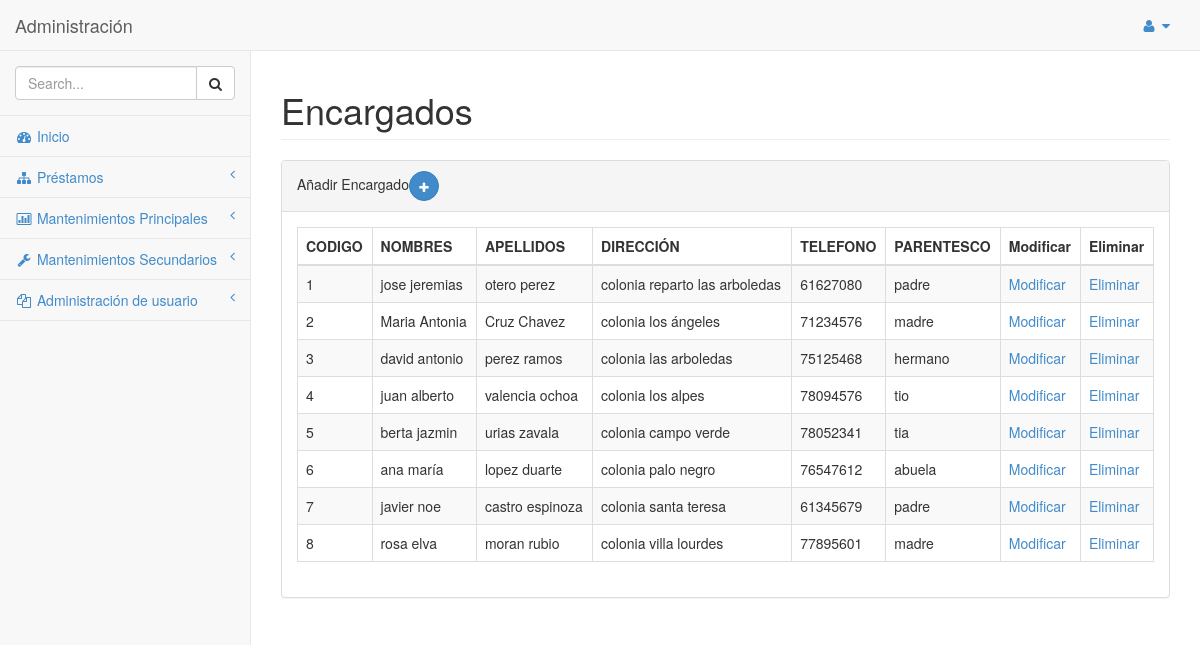
/SYSTEM/library_system/mantenimientos/principales/encargados_alumnos.php (signed in), run on an earlier commit of the app's database.
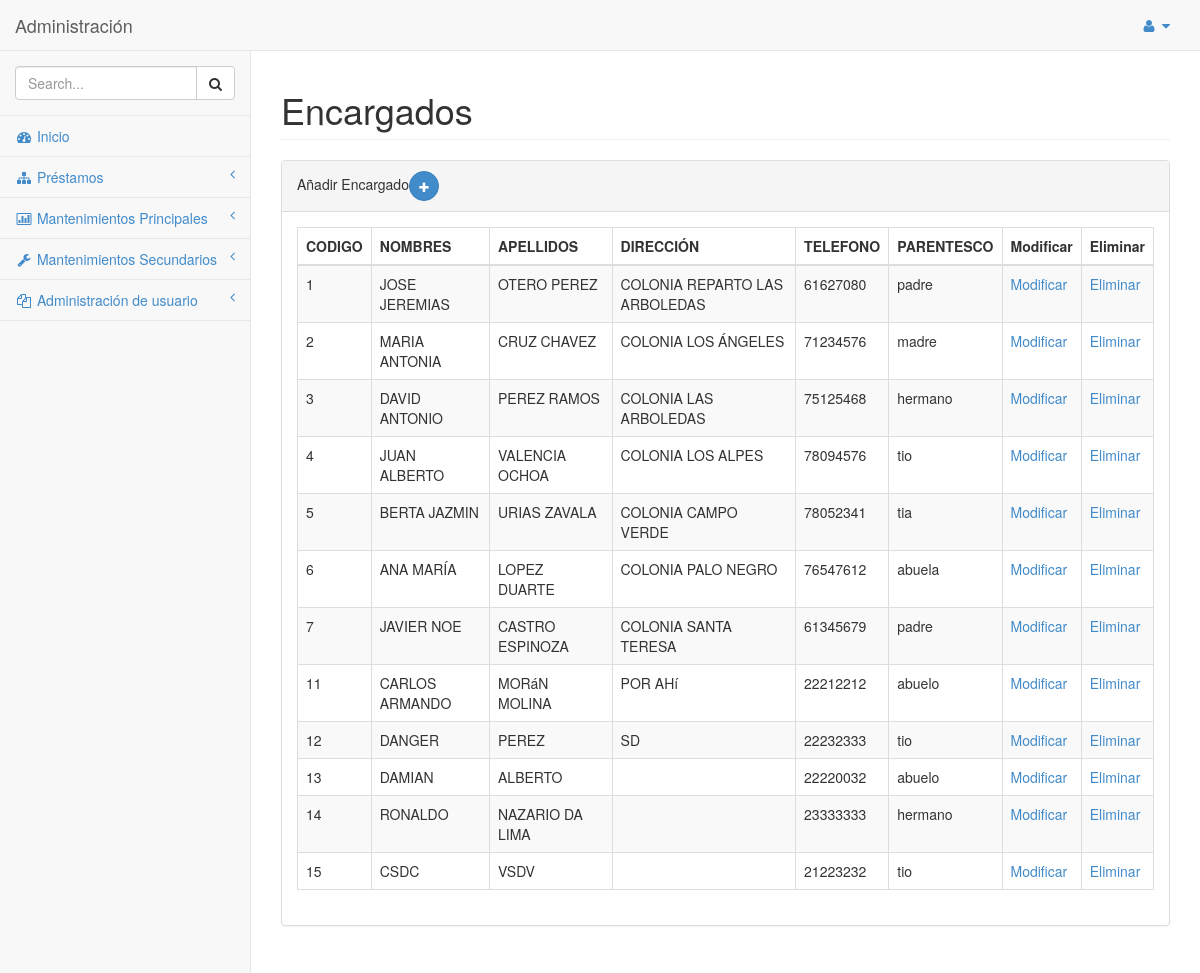
And on a later commit of the database.
### tables this page shows
CREATE TABLE `encargado_alumno` (
  `CODIGO_ENCARGADO` int(11) NOT NULL,
  `NOMBRES_ENCARGADO` varchar(45) DEFAULT NULL,
  `APELLIDOS_ENCARGADO` varchar(45) DEFAULT NULL,
  `FECHA` date NOT NULL,
  `DEPARTAMENTO_ID_DEPARTAMENTO` int(11) NOT NULL,
  `DIRECCION` varchar(45) DEFAULT NULL,
  `TELEFONO` int(8) DEFAULT NULL,
  `PARENTESCO_IDPARENTESCO` int(11) DEFAULT NULL,
  `MUNICIPIO_ID_MUNICIPIO` int(11) NOT NULL
);

CREATE TABLE `parentesco` (
  `ID_PARENTESCO` int(11) NOT NULL,
  `DESCRIPCION_PARENTESCO` varchar(100) DEFAULT NULL
);

### SYSTEM/library_system/constants.php (called while the page is built)
<?php
$ROOT_PATH = 'http://localhost/library_system/';
?>

### SYSTEM/library_system/clases/conexion/clDML.php (called while the page is built, shortened)
<?php
class clDML
{
    public function conectar($hostname, $username,$password, $database){
        $mysqli = new mysqli($hostname, $username,$password, $database);
        if ($mysqli -> connect_errno) {
        die( "Fallo la conexión a MySQL: (" . $mysqli -> mysqli_connect_errno()
        . ") " . $mysqli -> mysqli_connect_error());
        return $mysqli;
        }
        else{
            return $mysqli;
        }
    }
    public function get_list($query)
    {
        $connection = $this->conectar(DB_HOST,DB_USER,DB_PASS,DB_NAME,DB_CHARSET);
        $result = $connection->query($query);
        if($result){
            $users = $result->fetch_all(MYSQLI_ASSOC);
        }else{
            $users = [];
        }
        return $users;
    }
}
?>

### SYSTEM/library_system/clases/conexion/mto_encargado_alumno.php (called while the page is built, shortened)
<?php
require_once "clDML.php";
class mto_encargado_alumno extends clDML
{
    public function get_Encargados()
    {
        $query = "SELECT e.CODIGO_ENCARGADO,e.NOMBRES_ENCARGADO,e.APELLIDOS_ENCARGADO,e.DIRECCION,e.TELEFONO,p.DESCRIPCION_PARENTESCO FROM ENCARGADO_ALUMNO e ";
        $query .= "INNER JOIN PARENTESCO p ON p.ID_PARENTESCO = e.PARENTESCO_IDPARENTESCO ";
        $conn = new clDML();
        $users = $conn->get_list($query);
        return $users;
    }
}
?>

### SYSTEM/library_system/mantenimientos/principales/encargados_alumnos.php (the view, shortened to what this page needs)
<?php
require_once "../../clases/conexion/mto_encargado_alumno.php";
if(isset($_SESSION['usr']) && isset($_SESSION['cod_usr'])){
   $clMto_Encargado_Alumno = new mto_encargado_alumno();
}else{
    header('location: ../../login.php');
}
?>
<!DOCTYPE html>
<html>
<head>
    <link href="../../css/bootstrap.min.css" rel="stylesheet">
    <link href="../../font-awesome/css/font-awesome.css" rel="stylesheet">
    <link href="../../css/plugins/morris/morris-0.4.3.min.css" rel="stylesheet">
    <link href="../../css/plugins/timeline/timeline.css" rel="stylesheet">
    <link href="../../css/sb-admin.css" rel="stylesheet">
</head>
<body>
    <div id="wrapper">
        <nav class="navbar navbar-default navbar-fixed-top" role="navigation" style="margin-bottom: 0">
            <div class="navbar-header">
                <a class="navbar-brand" href="index.html">Administración</a>
            </div>
            <ul class="nav navbar-top-links navbar-right">
                <li class="dropdown">
                    <a class="dropdown-toggle" data-toggle="dropdown" href="#">
                        <i class="fa fa-user fa-fw"></i>  <i class="fa fa-caret-down"></i>
                    </a>
                        <?php include '../../menu_usuario.php';?>
                </li>
            </ul>
           <div class="navbar-default navbar-static-side" role="navigation">
                <div class="sidebar-collapse">
                    <ul class="nav" id="side-menu">
                        <li class="sidebar-search">
                            <div class="input-group custom-search-form">
                                <input type="text" class="form-control" placeholder="Search...">
                                <span class="input-group-btn">
                                <button class="btn btn-default" type="button">
                                    <i class="fa fa-search"></i>
                                </button>
                            </span>
                            </div>
                        </li>
                       <?php include '../../menu.php';?>
                    </ul>
                </div>
            </div>
        </nav>
        <div id="page-wrapper">
            <div class="row">
                <div class="col-lg-12">
                    <h1 class="page-header">Encargados</h1>
                </div>
            </div>
            <div class="row">
                <div class="col-lg-12">
                    <div class="panel panel-default">
                        <div class="panel-heading">
                            Añadir Encargado<a class="btn btn-primary btn-circle" href="encargados_alumnos_ingresar.php"><i class="fa fa-plus"></i></a>
                        </div>
                        <div class="panel-body">
                            <div class="table-responsive">
                                <table class="table table-striped table-bordered table-hover" id="dataTables-example">
                                     <thead>
                                        <tr>
                                            <th>CODIGO</th>
                                            <th>NOMBRES</th>
                                            <th>APELLIDOS</th>
                                            <th>DIRECCIÓN</th>
                                            <th>TELEFONO</th>
                                            <th>PARENTESCO</th>
                                            <th>Modificar</th>
                                            <th>Eliminar</th>
                                        </tr>
                                    </thead>
                                     <?php
                                        $a_alumnos = $clMto_Encargado_Alumno->get_encargados();
                                        foreach ($a_alumnos as $row): ?>
                                            <tr>
                                                <td><?php echo $row['CODIGO_ENCARGADO']; ?></td>
                                                <td><?php echo $row['NOMBRES_ENCARGADO']; ?></td>
                                                <td><?php echo $row['APELLIDOS_ENCARGADO']; ?></td>
                                                <td><?php echo $row['DIRECCION']; ?></td>
                                                <td><?php echo $row['TELEFONO']; ?></td>
                                                <td><?php echo $row['DESCRIPCION_PARENTESCO']; ?></td>
                                                <td><a href="encargados_alumnos_ingresar.php?codigo=<?php echo $row['CODIGO_ENCARGADO']; ?>">Modificar</a></td>
                                                <td><a href="encargados_alumnos.php?codigo=<?php echo $row['CODIGO_ENCARGADO']; ?>">Eliminar</a></td>
                                            </tr>
                                    <?php endforeach ?>
                                </table>
                            </div>
                        </div>
                    </div>
                </div>
            </div>
        </div>
    </div>
</body>
</html>

### SYSTEM/library_system/menu.php (shortened to what this page needs)
<?php
include 'constants.php';
?>
                    <li>
                        <a href="<?php echo $ROOT_PATH . '/index.php';?>"><i class="fa fa-dashboard fa-fw"></i> Inicio</a>
                    </li>
                    <li>
                        <a href="#" aria-expanded="false"><i class="fa fa-sitemap fa-fw"></i> Préstamos<span class="fa arrow"></span></a>
                    </li>
                    <li>
                        <a href="#"><i class="fa fa-bar-chart-o fa-fw"></i> Mantenimientos Principales<span class="fa arrow"></span></a>
                    </li>
                    <li>
                        <a href="#"><i class="fa fa-wrench fa-fw"></i> Mantenimientos Secundarios<span class="fa arrow"></span></a>
                    </li>
                    <li>
                        <a href="#"><i class="fa fa-files-o fa-fw"></i> Administración de usuario<span class="fa arrow"></span></a>
                    </li>

### SYSTEM/library_system/css/sb-admin.css (style rules this page uses)
body { padding-top: 100px; background-color: #f8f8f8; }
@media (min-width:768px) { body { padding-top: 50px; } }
#wrapper { width: 100%; }
#page-wrapper { padding: 0 15px; min-height: 568px; background-color: #fff; }
@media (min-width:768px) { #page-wrapper { position: inherit; margin: 0 0 0 250px; padding: 0 30px; min-height: 1300px; border-left: 1px solid #e7e7e7; } }
.navbar-top-links li { display: inline-block; }
.navbar-top-links li:last-child { margin-right: 15px; }
.navbar-top-links li a { padding: 15px; min-height: 50px; }
.navbar-static-side ul li { border-bottom: 1px solid #e7e7e7; }
.sidebar-search { padding: 15px; }
.arrow { float: right; }
.fa.arrow:before { content: "\f104"; }
@media (min-width:768px) { .navbar-static-side { z-index: 1; position: absolute; width: 250px; margin-top: 51px; } }
.btn-circle { width: 30px; height: 30px; padding: 6px 0; border-radius: 15px; text-align: center; font-size: 12px; line-height: 1.428571429; }

What changed in the data, as far as the page shows it:
removed encargado_alumno: CODIGO_ENCARGADO "8", NOMBRES_ENCARGADO "rosa elva", APELLIDOS_ENCARGADO "moran rubio", DIRECCION "colonia villa lourdes", TELEFONO "77895601", PARENTESCO_IDPARENTESCO.DESCRIPCION_PARENTESCO "madre"
changed encargado_alumno id 1: NOMBRES_ENCARGADO "jose jeremias" → "JOSE JEREMIAS"; APELLIDOS_ENCARGADO "otero perez" → "OTERO PEREZ"; DIRECCION "colonia reparto las arboledas" → "COLONIA REPARTO LAS ARBOLEDAS"
changed encargado_alumno "madre": NOMBRES_ENCARGADO "Maria Antonia" → "MARIA ANTONIA"; APELLIDOS_ENCARGADO "Cruz Chavez" → "CRUZ CHAVEZ"; DIRECCION "colonia los ángeles" → "COLONIA LOS ÁNGELES"
changed encargado_alumno id 3: NOMBRES_ENCARGADO "david antonio" → "DAVID ANTONIO"; APELLIDOS_ENCARGADO "perez ramos" → "PEREZ RAMOS"; DIRECCION "colonia las arboledas" → "COLONIA LAS ARBOLEDAS"
changed encargado_alumno id 4: NOMBRES_ENCARGADO "juan alberto" → "JUAN ALBERTO"; APELLIDOS_ENCARGADO "valencia ochoa" → "VALENCIA OCHOA"; DIRECCION "colonia los alpes" → "COLONIA LOS ALPES"
changed encargado_alumno "tia": NOMBRES_ENCARGADO "berta jazmin" → "BERTA JAZMIN"; APELLIDOS_ENCARGADO "urias zavala" → "URIAS ZAVALA"; DIRECCION "colonia campo verde" → "COLONIA CAMPO VERDE"
changed encargado_alumno "abuela": NOMBRES_ENCARGADO "ana maría" → "ANA MARÍA"; APELLIDOS_ENCARGADO "lopez duarte" → "LOPEZ DUARTE"; DIRECCION "colonia palo negro" → "COLONIA PALO NEGRO"
changed encargado_alumno id 7: NOMBRES_ENCARGADO "javier noe" → "JAVIER NOE"; APELLIDOS_ENCARGADO "castro espinoza" → "CASTRO ESPINOZA"; DIRECCION "colonia santa teresa" → "COLONIA SANTA TERESA"
added encargado_alumno: CODIGO_ENCARGADO "11", NOMBRES_ENCARGADO "CARLOS ARMANDO", APELLIDOS_ENCARGADO "MORáN MOLINA", DIRECCION "POR AHí", TELEFONO "22212212", PARENTESCO_IDPARENTESCO.DESCRIPCION_PARENTESCO "abuelo"
added encargado_alumno: CODIGO_ENCARGADO "12", NOMBRES_ENCARGADO "DANGER", APELLIDOS_ENCARGADO "PEREZ", DIRECCION "SD", TELEFONO "22232333", PARENTESCO_IDPARENTESCO.DESCRIPCION_PARENTESCO "tio"
added encargado_alumno: CODIGO_ENCARGADO "13", NOMBRES_ENCARGADO "DAMIAN", APELLIDOS_ENCARGADO "ALBERTO", TELEFONO "22220032", PARENTESCO_IDPARENTESCO.DESCRIPCION_PARENTESCO "abuelo"
added encargado_alumno: CODIGO_ENCARGADO "14", NOMBRES_ENCARGADO "RONALDO", APELLIDOS_ENCARGADO "NAZARIO DA LIMA", TELEFONO "23333333", PARENTESCO_IDPARENTESCO.DESCRIPCION_PARENTESCO "hermano"
added encargado_alumno: CODIGO_ENCARGADO "15", NOMBRES_ENCARGADO "CSDC", APELLIDOS_ENCARGADO "VSDV", TELEFONO "21223232", PARENTESCO_IDPARENTESCO.DESCRIPCION_PARENTESCO "tio"
